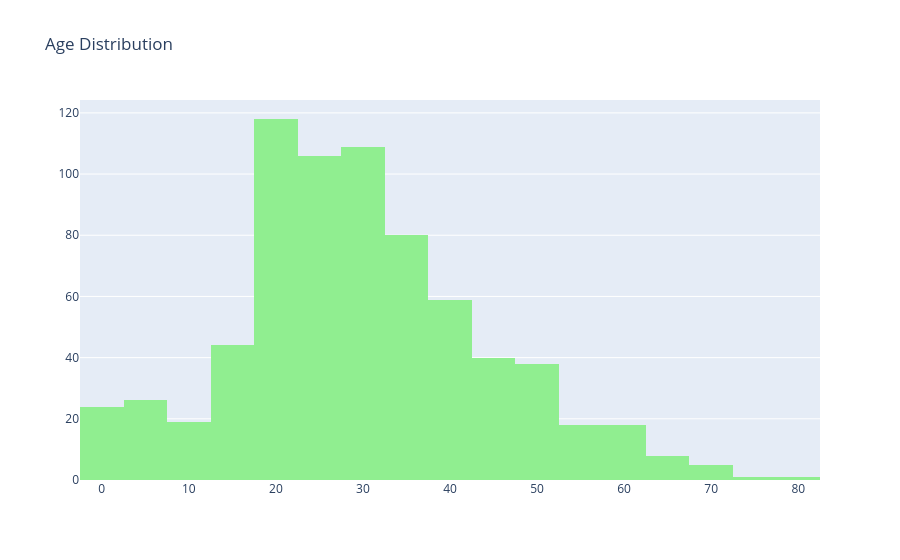

Notebook cell for this chart:
### Code cell
#Lets visualize histogram
trace = go.Histogram(x = data['Age'],
                     nbinsx=20,
                     marker={'color':'lightgreen'})
#layout define for the graph
layout = go.Layout(title="Age Distribution")
#we combine the trace with the layout to display the figure
fig = go.Figure(data=trace,layout=layout)
fig

### Figure 1 — Plotly figure (JSON) as saved in the notebook; plotly's stock layout.template omitted (floating-point values rounded to 4 significant figures; data arrays with more than 128 entries replaced by an {"elided": "..."} marker saying what was removed)
{"data": [{"marker": {"color": "lightgreen"}, "nbinsx": 20, "type": "histogram", "x": {"elided": "891 float values"}}], "layout": {"title": {"text": "Age Distribution"}}}
